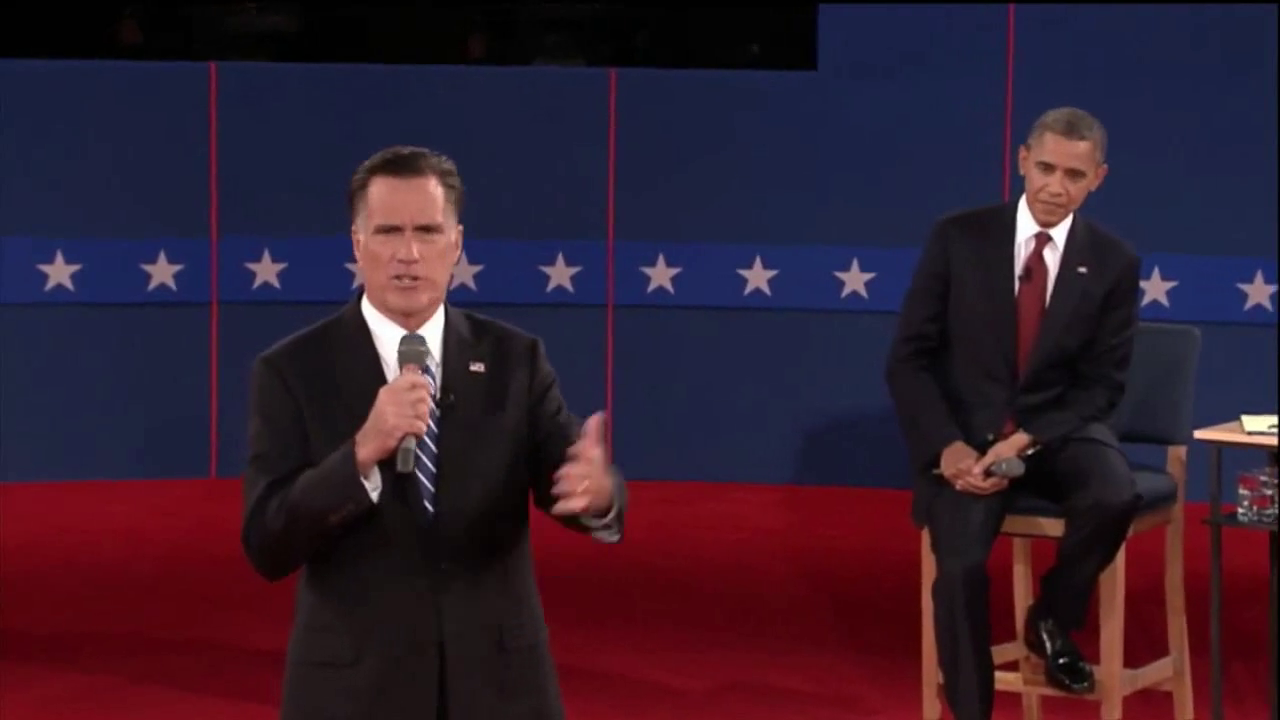
#> input picture frame 31 of input/pres_debate.mp4, 1280 x 720 px
$ python Main.py   (Python 2 division)
#> lines starting #> are read from the running program, lines starting #| are printed output that depends on the picture
### ps7.py
"""Problem Set 7: Particle Filter Tracking."""

import numpy as np
import cv2


from numpy.random import uniform,randn
from numpy.linalg import norm
import os

# I/O directories
input_dir = "input"
output_dir = "output"


# Assignment code
class ParticleFilter(object):
    """A particle filter tracker, encapsulating state, initialization and update methods. Refer to the method
    run_particle_filter( ) in experiment.py to understand how this class and methods work.
    """

    def __init__(self, frame, template, **kwargs):
        """Initializes the particle filter object.

        The main components of your particle filter should at least be:
        - self.particles (numpy.array): Here you will store your particles. This should be a N x 2 array where
                                        N = self.num_particles. This component is used by the autograder so make sure
                                        you define it appropriately.
        - self.weights (numpy.array): Array of N weights, one for each particle.
                                      Hint: initialize them with a uniform normalized distribution (equal weight for
                                      each one). Required by the autograder.
        - self.template (numpy.array): Cropped section of the first video frame that will be used as the template to
                                       track.
        - self.frame (numpy.array): Current video frame from cv2.VideoCapture().

        Args:
            frame (numpy.array): color BGR uint8 image of initial video frame, values in [0, 255].
            template (numpy.array): color BGR uint8 image of patch to track, values in [0, 255].
            kwargs: keyword arguments needed by particle filter model, including:
                    - num_particles (int): number of particles.
                    - sigma_mse (float): sigma value used in the similarity measure.
                    - sigma_dyn (float): sigma value that can be used when adding gaussian noise to u and v.
                    - template_rect (dict): Template coordinates with x, y, width, and height values.
        """

        self.num_particles = kwargs.get('num_particles')
        self.sigma_exp = kwargs.get('sigma_exp')

        self.sigma_dyn = kwargs.get('sigma_dyn')
        self.template_rect = kwargs.get('template_coords')

        self.template = template
        self.frame = frame
        # Todo: Initialize your particles array. Read the docstring.
        self.particles = np.column_stack( (uniform(template.shape[0]/2, frame.shape[0]-template.shape[0]/2, size=self.num_particles)#.reshape((self.num_particles, 1))
                                           ,uniform(template.shape[1]/2, frame.shape[1]-template.shape[1]/2, size=self.num_particles)#.reshape((self.num_particles, 1))
                                          )
                                          )

        # Todo: Initialize your weights array. Read the docstring.
        self.weights = np.ones(self.num_particles) /self.num_particles

    # [22 lines left out: functions get_particles, get_weights, not called in this run]


    def predict(self,particles, sigma_dyn, frame, template):
        newP =  particles + randn(len(particles),2)*sigma_dyn

        newP[newP[:,0] > frame.shape[0]-template.shape[0]/2-1, 0] = frame.shape[0]-template.shape[0]/2-1
        newP[newP[:,0] < template.shape[0]/2+1, 0]  = template.shape[0]/2
        newP[newP[:,1] > frame.shape[1]-template.shape[1]/2-1, 1]  = frame.shape[1]-template.shape[1]/2-1
        newP[newP[:,1] < template.shape[1]/2+1, 1]  = template.shape[1]/2+1
        self.particles =  newP

    def update(self,particles, weights, frame, sigma_exp, template):
        distance = []
        for k in range(len(particles)):
            lx = int( particles[k,0]-template.shape[0]/2)
            ux = int( particles[k,0]-template.shape[0]/2)+ template.shape[0]
            ly = int( particles[k,1]-template.shape[1]/2)
            uy = int( particles[k,1]-template.shape[1]/2)+ template.shape[1]
            mse = (np.linalg.norm(frame[lx:ux,ly:uy,1].astype(float) - template[:,:,1].astype(float) )
                        +np.linalg.norm(frame[lx:ux,ly:uy,0].astype(float) - template[:,:,0].astype(float) )
                        +np.linalg.norm(frame[lx:ux,ly:uy,2].astype(float) - template[:,:,2].astype(float) )
                        )
            distance.append(mse  )  #np.sqrt(np.sum((pf  - template_grey) **2))

        p = np.exp(-np.array(distance)/2.0/(sigma_exp*2))   #+1.e-300
        self.weights = p/sum(p)

    def resample( self):
        s = np.random.choice(self.num_particles,self.num_particles,replace=True,p=self.weights)
        self.particles = self.particles[s,]
        self.weights = self.weights[s,]/sum(self.weights[s,])


    def process(self, frame):
        """Processes a video frame (image) and updates the filter's state.

        Implement the particle filter in this method returning None (do not include a return call). This function
        should update the particles and weights data structures.

        Make sure your particle filter is able to cover the entire area of the image. This means you should address
        particles that are close to the image borders.

        Args:,
            frame (numpy.array): color BGR uint8 image of current video frame, values in [0, 255].

        Returns:
            None.
        """

        self.predict(self.particles, sigma_dyn=self.sigma_dyn , frame=self.frame, template=self.template )
        self.update(self.particles, self.weights, frame, sigma_exp=self.sigma_exp, template=self.template )
        self.resample(  )


    # [48 lines left out: function render, not called in this run]

class AppearanceModelPF(ParticleFilter):
    """A variation of particle filter tracker that updates its appearance model over time."""

    # [33 lines left out: functions __init__, process, not called in this run]


class MeanShiftLitePF(ParticleFilter):
    """A variation of particle filter tracker that uses the color distribution of the patch."""

    # [68 lines left out: functions __init__, update_ms, process, not called in this run]


class MDParticleFilter(ParticleFilter):
    """A variation of particle filter tracker that incorporates more dynamics."""

    # [22 lines left out: functions __init__, process, not called in this run]

### Main.py
"""Problem Set 7: Particle Filter Tracking"""

from ps7 import *

# I/O directories
input_dir = "input"
output_dir = "output"

import matplotlib.pyplot as plt


frame_num = 0
print frame_num
video_filename = os.path.join(input_dir, "pres_debate.mp4")
video = cv2.VideoCapture(video_filename)


# Driver/helper code
def run_particle_filter(pf_class, video_filename, template_rect, save_frames={}, **kwargs):
    """Instantiates and runs a particle filter on a given video and template.

    Create an object of type pf_class, passing in initial video frame, template (extracted from first frame using
    template_rect), and any keyword arguments.

    Do not modify this function except for the debugging flag used to display every frame.

    Args:
        pf_class (object): particle filter class to instantiate (e.g. ParticleFilter).
        video_filename (str): path to input video file.
        template_rect (dict): template bounds (x, y, w, h), as float or int.
        save_frames (dict): frames to save {<frame number>|'template': <filename>}.
        **kwargs: arbitrary keyword arguments passed on to particle filter class.

    Returns:
        None.

    """

    # Open video file

    video = cv2.VideoCapture(video_filename)

    # Initialize objects
    template = None
    pf = None
    frame_num = 0

    # Loop over video (until last frame or Ctrl + C is presssed)
    while True:
        try:
            # Try to read a frame
            okay, frame = video.read()
            if not okay:
                break  # no more frames, or can't read video

            # Extract template and initialize (one-time only)
            if template is None:
                template = frame[int(template_rect['y']):int(template_rect['y'] + template_rect['h']),
                                 int(template_rect['x']):int(template_rect['x'] + template_rect['w'])]
                if 'template' in save_frames:
                    cv2.imwrite(save_frames['template'], template)
                pf = pf_class(frame, template, **kwargs)

            # Process frame
            pf.process(frame)

            if False:  # For debugging, it displays every frame
                out_frame = frame.copy()
                pf.render(out_frame)
                cv2.imshow('Tracking', out_frame)
                cv2.waitKey(1)

            # Render and save output, if indicated
            if frame_num in save_frames:
                frame_out = frame.copy()
                pf.render(frame_out)
                cv2.imwrite(save_frames[frame_num], frame_out)
#            print frame_num
            # Update frame number
            frame_num += 1

        except KeyboardInterrupt:  # press ^C to quit
            break


def part_1a():
    num_particles = 1000  # Define the number of particles
    sigma_exp = 10.  # Define the value of sigma for the measurement exponential equation
    sigma_dyn = 10.  # Define the value of sigma for the particles movement (dynamics)
    template_rect = {'x': 320.8751, 'y': 175.1776, 'w': 103.5404, 'h': 129.0504}  # suggested template window (dict)

    run_particle_filter(ParticleFilter,  # particle filter model class
                        os.path.join(input_dir, "pres_debate.mp4"),  # input video
                        template_rect,
                        {
                            'template': os.path.join(output_dir, 'ps7-1-a-1.png'),
                            28: os.path.join(output_dir, 'ps7-1-a-2.png'),
                            94: os.path.join(output_dir, 'ps7-1-a-3.png'),
                            171: os.path.join(output_dir, 'ps7-1-a-4.png')
                        },  # frames to save, mapped to filenames, and 'template' if desired
                        num_particles=num_particles, sigma_exp=sigma_exp, sigma_dyn=sigma_dyn,
                        template_coords=template_rect)  # Add more if you need to
#> in run_particle_filter, frame is the input picture: shape (720, 1280, 3); mean B, G, R 46.5, 29.4, 50.9
#> in run_particle_filter, `template = frame[int(template_rect['y']):int(template_rect['y'] + temp..`:
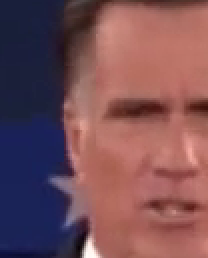
#> template: shape (129, 104, 3) (shown 2 times larger); mean B, G, R 86.6, 79.4, 119.7
#> the loop in update, `for k in range(len(particles)):` made 1000 passes
#> mse on passes 1 to 3: 23473, 24800.4, 25138.8
#> after the loop in update, `for k in range(len(particles)):`: distance = 1000 values, max 35670.2 at index 753, min 8664.1 at index 339, mean 25973
#> in update, `p = np.exp(-np.array(distance)/2.0/(sigma_exp*2))`: p = 1000 values, max 8.53e-95 at index 339, min 0 at index 16, mean 8.53e-98
#> in update, `self.weights = p/sum(p)`: self.weights = 1000 values, max 1 at index 339, min 0 at index 16, mean 0.001
#> in resample, `s = np.random.choice(self.num_particles,self.num_particles,replace=Tru..`: s = 1000 values from 339 to 339
#> in resample, `self.particles = self.particles[s,]`: self.particles = 1000 pairs, first value 233.6 to 233.6, second value 375.8 to 375.8
#> in resample, `self.weights = self.weights[s,]/sum(self.weights[s,])`: self.weights = 1000 values from 0.001 to 0.001


# [99 lines left out: functions part_1b, part_2a, part_2b, part_3a, part_3b, not called in this run]


if __name__ == '__main__':
    part_1a()
    part_1b()
    part_2a()
    part_2b()
    part_3a()
    part_3b()

$ run again, starting later in the video
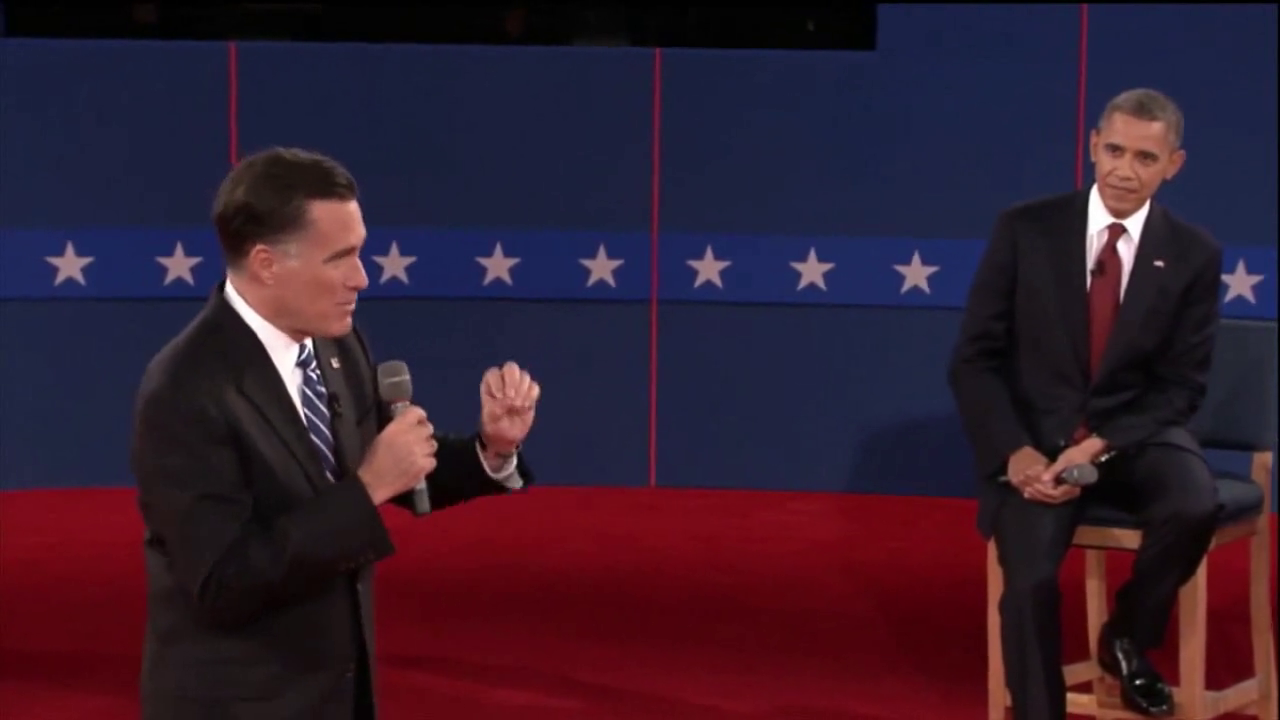
#> input picture frame 140 of input/pres_debate.mp4, 1280 x 720 px
#> in run_particle_filter, frame is the input picture: shape (720, 1280, 3); mean B, G, R 46.7, 29.3, 51.7
#> in run_particle_filter, `template = frame[int(template_rect['y']):int(template_rect['y'] + temp..`:
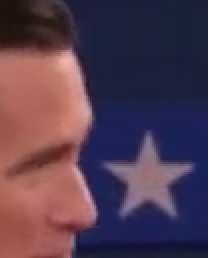
#> template: shape (129, 104, 3) (shown 2 times larger); mean B, G, R 79.7, 60.6, 83.4
#> the loop in update, `for k in range(len(particles)):` made 1000 passes
#> mse on passes 1 to 3: 18653.9, 20192.2, 18817.6
#> after the loop in update, `for k in range(len(particles)):`: distance = 1000 values, max 36699.6 at index 966, min 9511.9 at index 339, mean 21781.6
#> p = 1000 values, max 5.31e-104 at index 339, min 0 at index 73, mean 5.31e-107
#> in update, `self.weights = p/sum(p)`: self.weights = 1000 values, max 1 at index 339, min 0 at index 73, mean 0.001
#> s = 1000 values from 339 to 339
#> in resample, `self.particles = self.particles[s,]`: self.particles = 1000 pairs, first value 233.6 to 233.6, second value 375.8 to 375.8
#> in resample, `self.weights = self.weights[s,]/sum(self.weights[s,])`: self.weights = 1000 values from 0.001 to 0.001

$ run again, starting later in the video
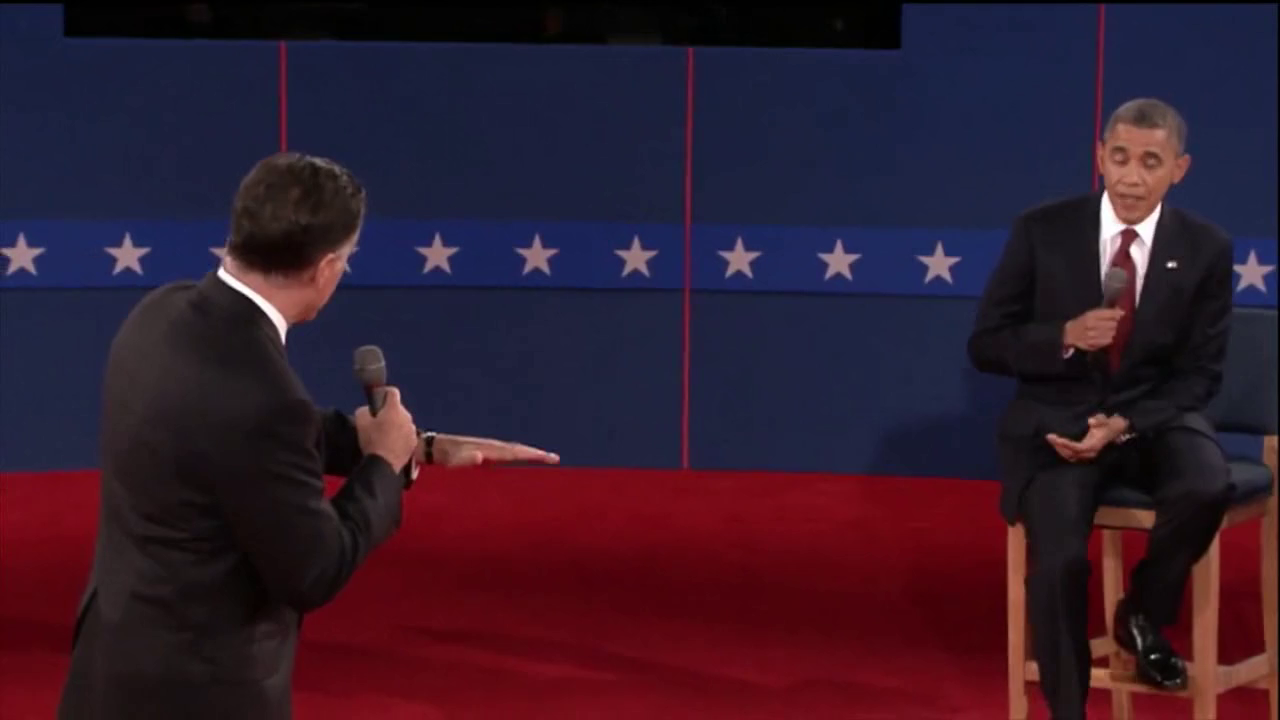
#> input picture frame 250 of input/pres_debate.mp4, 1280 x 720 px
#> in run_particle_filter, frame is the input picture: shape (720, 1280, 3); mean B, G, R 44.8, 27.6, 50.7
#> in run_particle_filter, `template = frame[int(template_rect['y']):int(template_rect['y'] + temp..`:
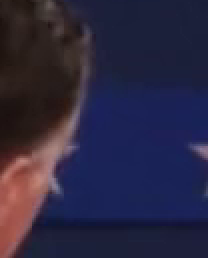
#> template: shape (129, 104, 3) (shown 2 times larger); mean B, G, R 65.1, 39.3, 44
#> the loop in update, `for k in range(len(particles)):` made 1000 passes
#> mse on passes 1 to 3: 9742.2, 14871.2, 9694
#> after the loop in update, `for k in range(len(particles)):`: distance = 1000 values, max 30044 at index 191, min 4543.7 at index 339, mean 14478.4
#> p = 1000 values, max 4.65e-50 at index 339, min 0 at index 191, mean 4.65e-53
#> in update, `self.weights = p/sum(p)`: self.weights = 1000 values, max 1 at index 339, min 0 at index 191, mean 0.001
#> s = 1000 values from 339 to 339
#> in resample, `self.particles = self.particles[s,]`: self.particles = 1000 pairs, first value 233.6 to 233.6, second value 375.8 to 375.8
#> in resample, `self.weights = self.weights[s,]/sum(self.weights[s,])`: self.weights = 1000 values from 0.001 to 0.001
